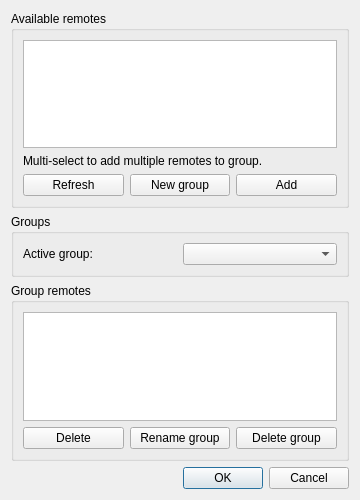
<?xml version="1.0" encoding="UTF-8"?>
<ui version="4.0">
 <class>RemotesDialog</class>
 <widget class="QDialog" name="RemotesDialog">
  <property name="geometry">
   <rect>
    <x>0</x>
    <y>0</y>
    <width>360</width>
    <height>500</height>
   </rect>
  </property>
  <property name="minimumSize">
   <size>
    <width>360</width>
    <height>500</height>
   </size>
  </property>
  <property name="windowTitle">
   <string>Manage receiver groups</string>
  </property>
  <layout class="QVBoxLayout" name="verticalLayout_6">
   <item>
    <widget class="QGroupBox" name="groupBox">
     <property name="title">
      <string>Available remotes</string>
     </property>
     <layout class="QVBoxLayout" name="verticalLayout_5">
      <item>
       <layout class="QVBoxLayout" name="verticalLayout">
        <item>
         <widget class="QListWidget" name="remotesListWidget">
          <property name="selectionMode">
           <enum>QAbstractItemView::MultiSelection</enum>
          </property>
         </widget>
        </item>
        <item>
         <widget class="QLabel" name="label">
          <property name="text">
           <string>Multi-select to add multiple remotes to group.</string>
          </property>
         </widget>
        </item>
        <item>
         <layout class="QHBoxLayout" name="horizontalLayout_3">
          <item>
           <widget class="QPushButton" name="refreshRemotesButton">
            <property name="text">
             <string>Refresh</string>
            </property>
            <property name="icon">
             <iconset resource="resources.qrc">
              <normaloff>:/icons/icons/replace.png</normaloff>:/icons/icons/replace.png</iconset>
            </property>
           </widget>
          </item>
          <item>
           <widget class="QPushButton" name="createGroupButton">
            <property name="text">
             <string>New group</string>
            </property>
           </widget>
          </item>
          <item>
           <widget class="QPushButton" name="addToGroupButton">
            <property name="text">
             <string>Add</string>
            </property>
           </widget>
          </item>
         </layout>
        </item>
       </layout>
      </item>
     </layout>
    </widget>
   </item>
   <item>
    <widget class="QGroupBox" name="groupBox_3">
     <property name="title">
      <string>Groups</string>
     </property>
     <layout class="QVBoxLayout" name="verticalLayout_3">
      <item>
       <layout class="QHBoxLayout" name="horizontalLayout_2">
        <item>
         <widget class="QLabel" name="label_2">
          <property name="text">
           <string>Active group:</string>
          </property>
         </widget>
        </item>
        <item>
         <widget class="QComboBox" name="groupsComboBox"/>
        </item>
       </layout>
      </item>
     </layout>
    </widget>
   </item>
   <item>
    <widget class="QGroupBox" name="groupBox_2">
     <property name="title">
      <string>Group remotes</string>
     </property>
     <layout class="QVBoxLayout" name="verticalLayout_4">
      <item>
       <layout class="QVBoxLayout" name="verticalLayout_2">
        <item>
         <widget class="QListWidget" name="groupRemotesListWidget"/>
        </item>
        <item>
         <layout class="QHBoxLayout" name="horizontalLayout">
          <item>
           <widget class="QPushButton" name="deleteGroupRemoteButton">
            <property name="text">
             <string>Delete</string>
            </property>
           </widget>
          </item>
          <item>
           <widget class="QPushButton" name="renameGroupButton">
            <property name="text">
             <string>Rename group</string>
            </property>
           </widget>
          </item>
          <item>
           <widget class="QPushButton" name="deleteGroupButton">
            <property name="text">
             <string>Delete group</string>
            </property>
           </widget>
          </item>
         </layout>
        </item>
       </layout>
      </item>
     </layout>
    </widget>
   </item>
   <item>
    <widget class="QDialogButtonBox" name="buttonBox">
     <property name="sizePolicy">
      <sizepolicy hsizetype="Expanding" vsizetype="Expanding">
       <horstretch>0</horstretch>
       <verstretch>0</verstretch>
      </sizepolicy>
     </property>
     <property name="minimumSize">
      <size>
       <width>300</width>
       <height>0</height>
      </size>
     </property>
     <property name="orientation">
      <enum>Qt::Horizontal</enum>
     </property>
     <property name="standardButtons">
      <set>QDialogButtonBox::Cancel|QDialogButtonBox::Ok</set>
     </property>
    </widget>
   </item>
  </layout>
 </widget>
 <resources>
  <include location="resources.qrc"/>
 </resources>
 <connections>
  <connection>
   <sender>buttonBox</sender>
   <signal>accepted()</signal>
   <receiver>RemotesDialog</receiver>
   <slot>accept()</slot>
   <hints>
    <hint type="sourcelabel">
     <x>248</x>
     <y>254</y>
    </hint>
    <hint type="destinationlabel">
     <x>157</x>
     <y>274</y>
    </hint>
   </hints>
  </connection>
  <connection>
   <sender>buttonBox</sender>
   <signal>rejected()</signal>
   <receiver>RemotesDialog</receiver>
   <slot>reject()</slot>
   <hints>
    <hint type="sourcelabel">
     <x>316</x>
     <y>260</y>
    </hint>
    <hint type="destinationlabel">
     <x>286</x>
     <y>274</y>
    </hint>
   </hints>
  </connection>
 </connections>
</ui>
